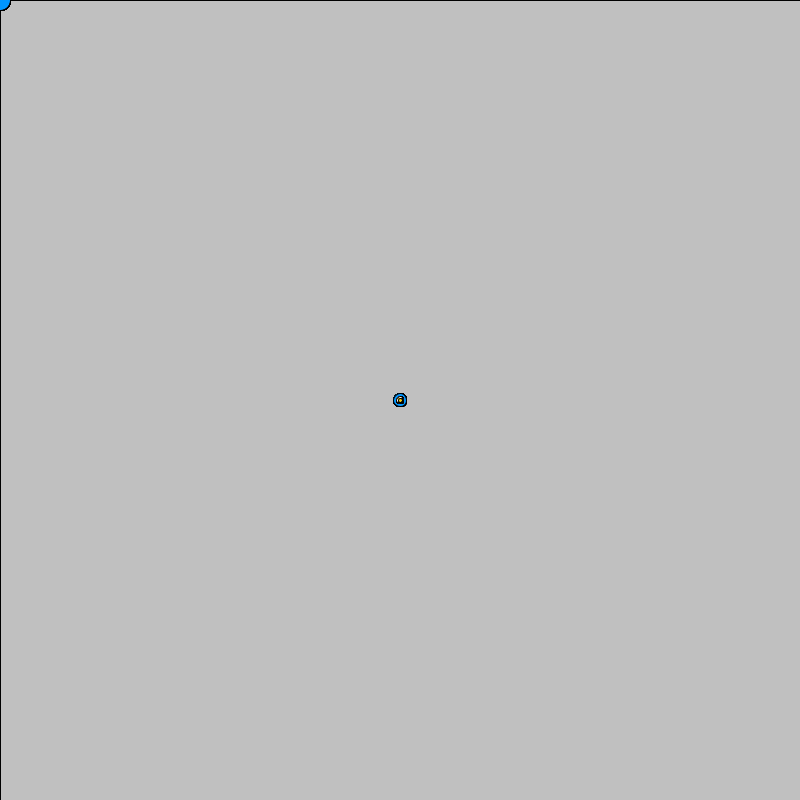
Frame 1 (no input)
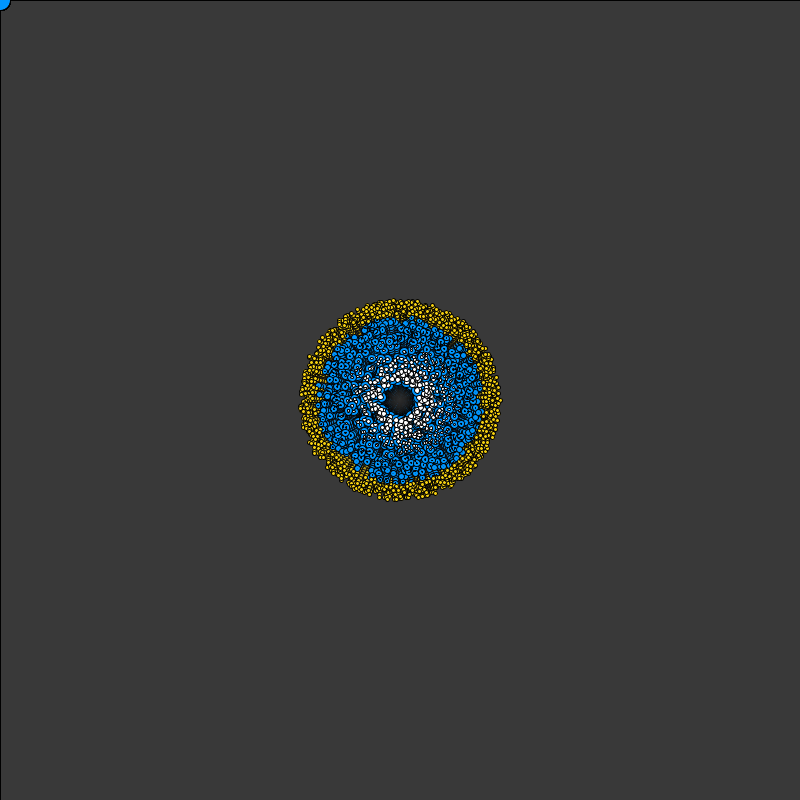
Frame 60 (the mouse pressed at the canvas centre just before this capture)
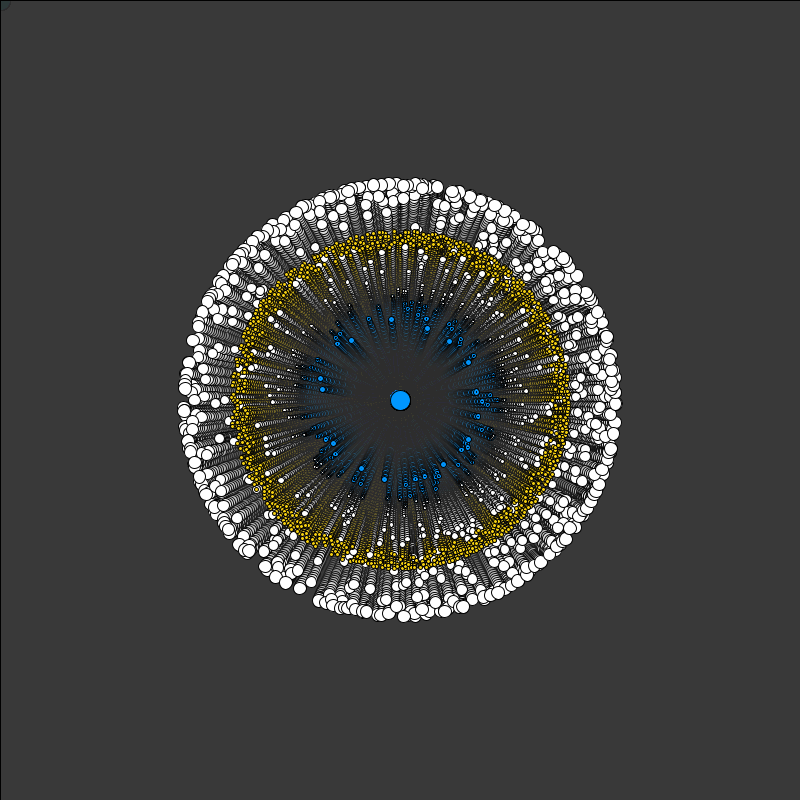
Frame 120 (the mouse held since frame 60 and released just before this capture)

The Processing sketch that drew these frames (run headless with seeded random() and noise(); from frame 60 on, the mouse is pressed at the canvas centre):

// Processing sketch: sketch_211027b
// ── sketch_211027b.pde
Particle[] particles;
Particle2[] particles2;
 int am=900;
 int am2=900;
void setup (){
  size(800,800);
 
  particles = new Particle[am];
  for (int i = 0; i < am; i++) {
    particles[i] = new Particle(new PVector(400,400),i);
  }
  
 particles2 = new Particle2[am2];
 for(int j=0;j<am2;j++){
 particles2[j] = new Particle2(new PVector(400,400),j);
}
}
void draw(){
 fill(50,20);
 rect(0,0,height,width);
 
   for (int i = 0; i < am; i++) {
    particles[i].draw();
  }
  for (int i = 0; i < am; i++) {
    particles[i].drawMid();
    particles[i].move();
}

  for (int j = 0; j< am2; j++) {
    particles2[j].drawMid2();
    particles2[j].move2();
}
}

void mousePressed(){
   for (int j = 0; j< am2; j++) {
   particles2[j].loc = new PVector(mouseX, mouseY);
 
}
}

// ── p1.pde
class Particle {
  PVector loc, vel;
  float a, s, radius;

  Particle(PVector l, float i) {
    loc = l;
    a = i;
    s = random(50, 250);
  }

  void draw() {//蓝色圈子
    radius = map(dist(loc.x, loc.y, 400,400), 0, 110, 11, 1);//离400，400距离越大圆越大
    fill(0, 150, 255);
    ellipse(loc.x, loc.y, radius+2, radius+2);
    ellipse(mouseX, mouseY, 20, 20);
  }

  void drawMid() {//白色圈子
    // radius = map(dist(loc.x, loc.y,400,400), 0, 110,11,1);
    fill(255);
    ellipse(loc.x, loc.y, radius-4, radius-4);
  }

  void move() {

    float r = sin(radians(frameCount*(s/200)));
    vel = new PVector(sin(radians(a))*r, cos(radians(a))*r);
    vel.mult(2.5);//速度
    loc.add(vel);//位置外扩
   //print(vel);
  }
}

// ── p2.pde
class Particle2 {
  PVector loc, vel;
  float a, s, radius;

  Particle2(PVector l, float i) {
    loc = l;
    a = i;
    s = random(200, 250);
  }

 // void draw() {//蓝色圈子
 ////   radius = map(dist(loc.x, loc.y, 400,400), 0, 110, 11, 1);//离鼠标距离越大圆越大
 // //  fill(0, 150, 255);
 //   ellipse(loc.x, loc.y, radius+2, radius+2);
 //   ellipse(mouseX, mouseY, 20, 20);
 // }

  void drawMid2() {//白色圈子
 //   radius = map(dist(loc.x, loc.y,400,400), 0, 110,11,1);
    fill(#F7D211);
    ellipse(loc.x, loc.y,4,4);
  }

  void move2() {

    float r = sin(radians(frameCount*(s/200)));
    vel = new PVector(sin(radians(a))*r, cos(radians(a))*r);
    vel.mult(3);//速度
    loc.add(vel);//位置外扩
 //  print(vel);
  }
}
